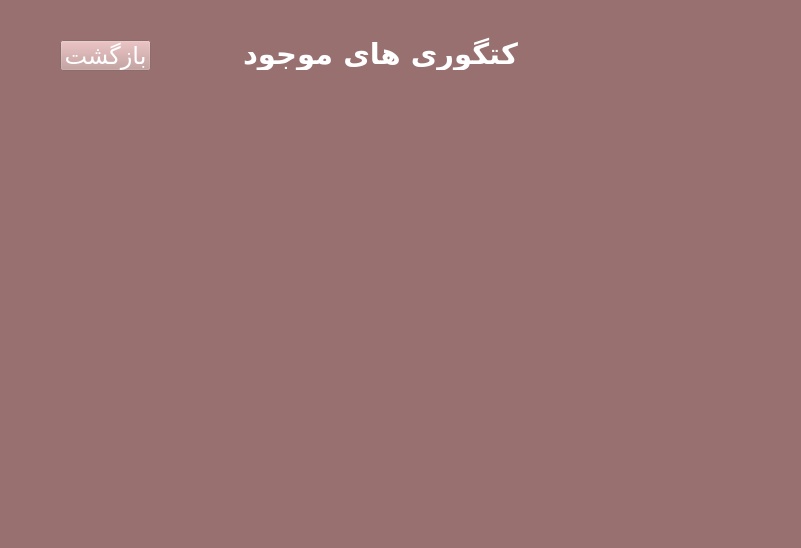
<?xml version="1.0" encoding="UTF-8"?>
<ui version="4.0">
 <class>Form</class>
 <widget class="QWidget" name="Form">
  <property name="geometry">
   <rect>
    <x>0</x>
    <y>0</y>
    <width>801</width>
    <height>548</height>
   </rect>
  </property>
  <property name="windowTitle">
   <string>Form</string>
  </property>
  <property name="styleSheet">
   <string notr="true">background-color: rgb(152, 112, 112);</string>
  </property>
  <widget class="QLabel" name="label">
   <property name="geometry">
    <rect>
     <x>200</x>
     <y>30</y>
     <width>361</width>
     <height>41</height>
    </rect>
   </property>
   <property name="font">
    <font>
     <family>B Lotus</family>
     <pointsize>22</pointsize>
     <bold>true</bold>
    </font>
   </property>
   <property name="styleSheet">
    <string notr="true">color: rgb(255, 255, 255);</string>
   </property>
   <property name="text">
    <string>کتگوری های موجود</string>
   </property>
   <property name="alignment">
    <set>Qt::AlignBottom|Qt::AlignHCenter</set>
   </property>
  </widget>
  <widget class="QLabel" name="show">
   <property name="geometry">
    <rect>
     <x>230</x>
     <y>70</y>
     <width>311</width>
     <height>421</height>
    </rect>
   </property>
   <property name="font">
    <font>
     <family>B Lotus</family>
     <pointsize>12</pointsize>
    </font>
   </property>
   <property name="text">
    <string/>
   </property>
  </widget>
  <widget class="QPushButton" name="backbutton">
   <property name="geometry">
    <rect>
     <x>60</x>
     <y>40</y>
     <width>91</width>
     <height>31</height>
    </rect>
   </property>
   <property name="font">
    <font>
     <family>B Lotus</family>
     <pointsize>18</pointsize>
    </font>
   </property>
   <property name="styleSheet">
    <string notr="true">color: rgb(255, 255, 255);
background-color: rgb(195, 152, 152);</string>
   </property>
   <property name="text">
    <string>بازگشت</string>
   </property>
  </widget>
 </widget>
 <resources/>
 <connections/>
</ui>
